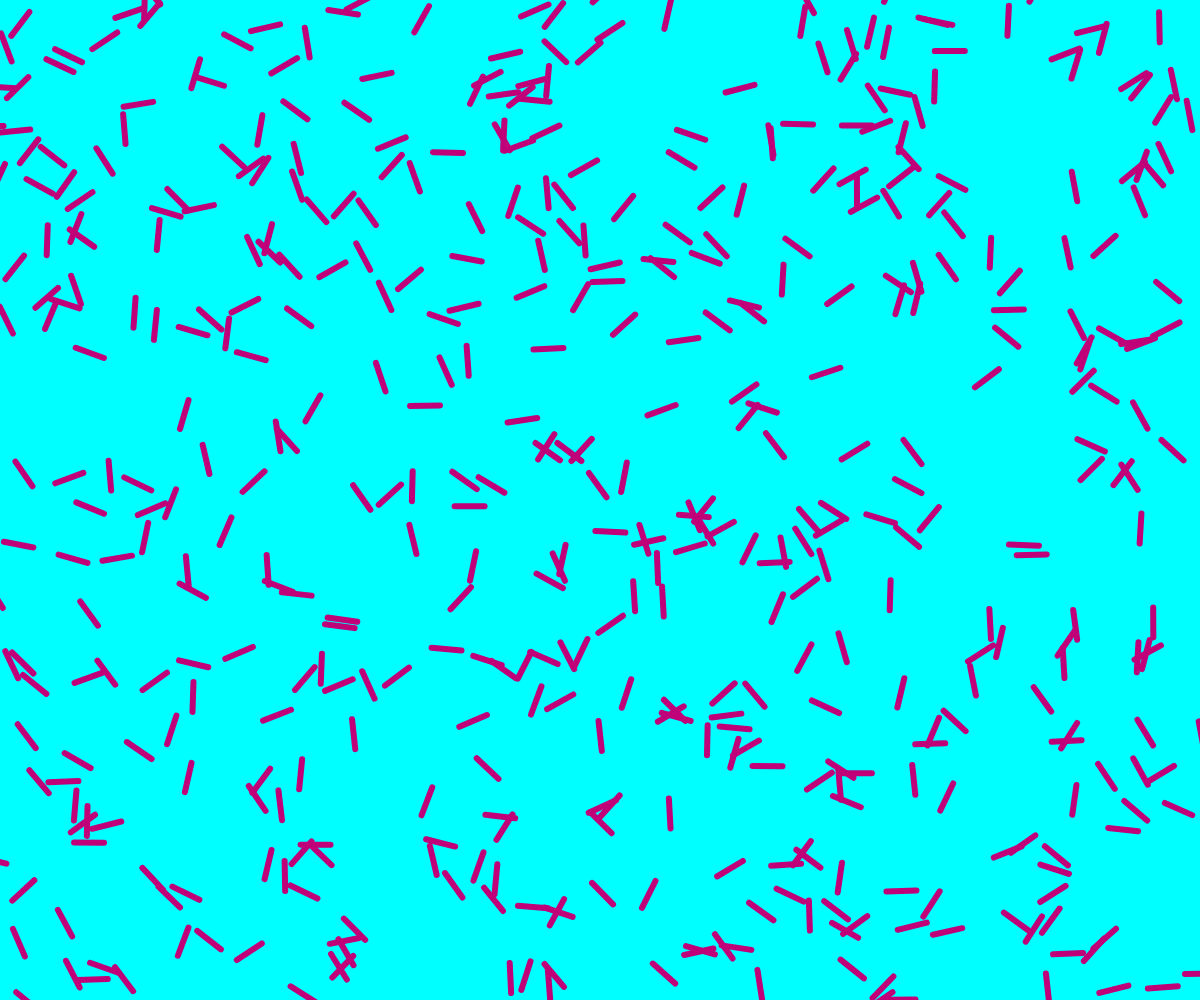
Frame 1 (no input)
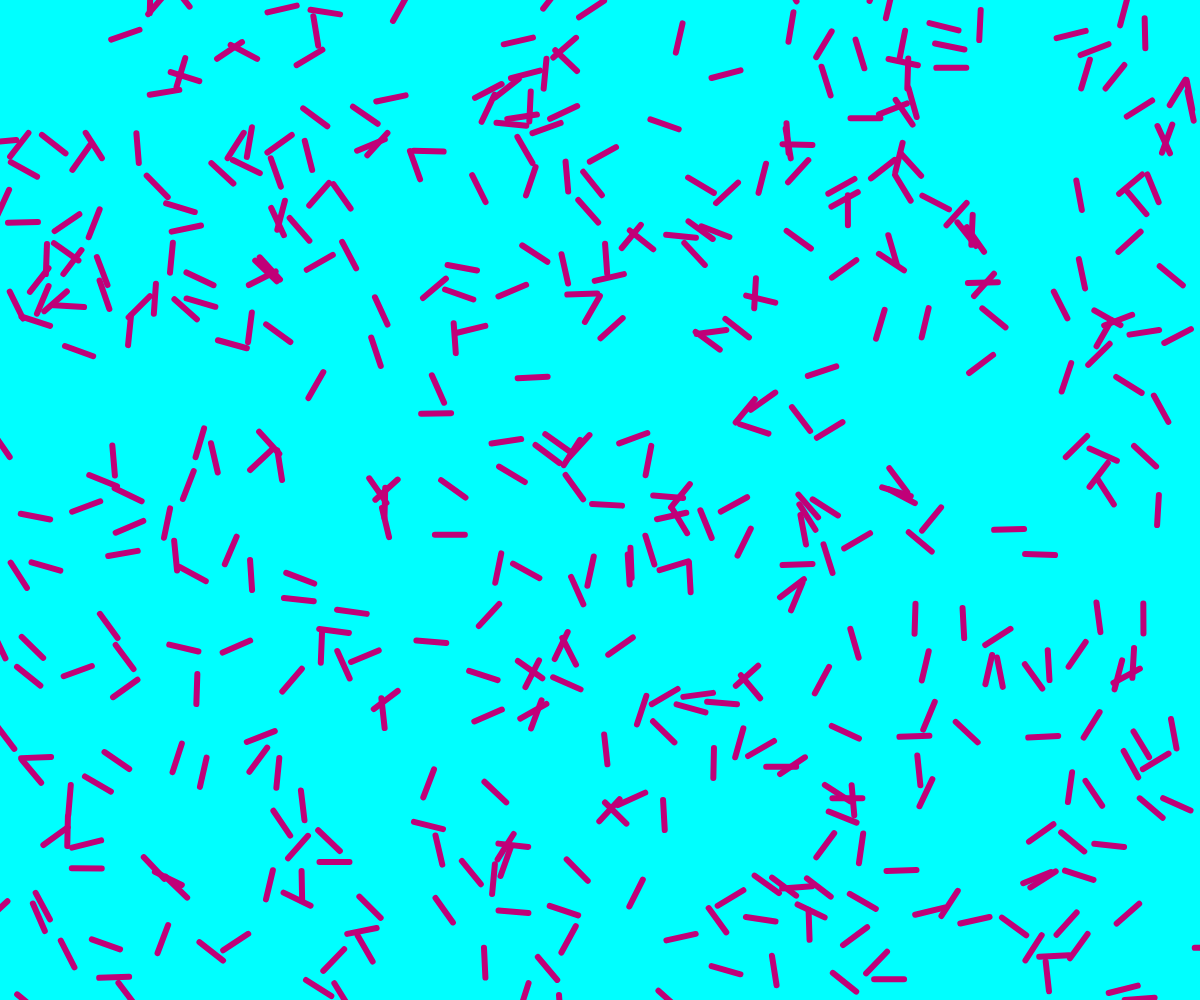
Frame 60 (no input)
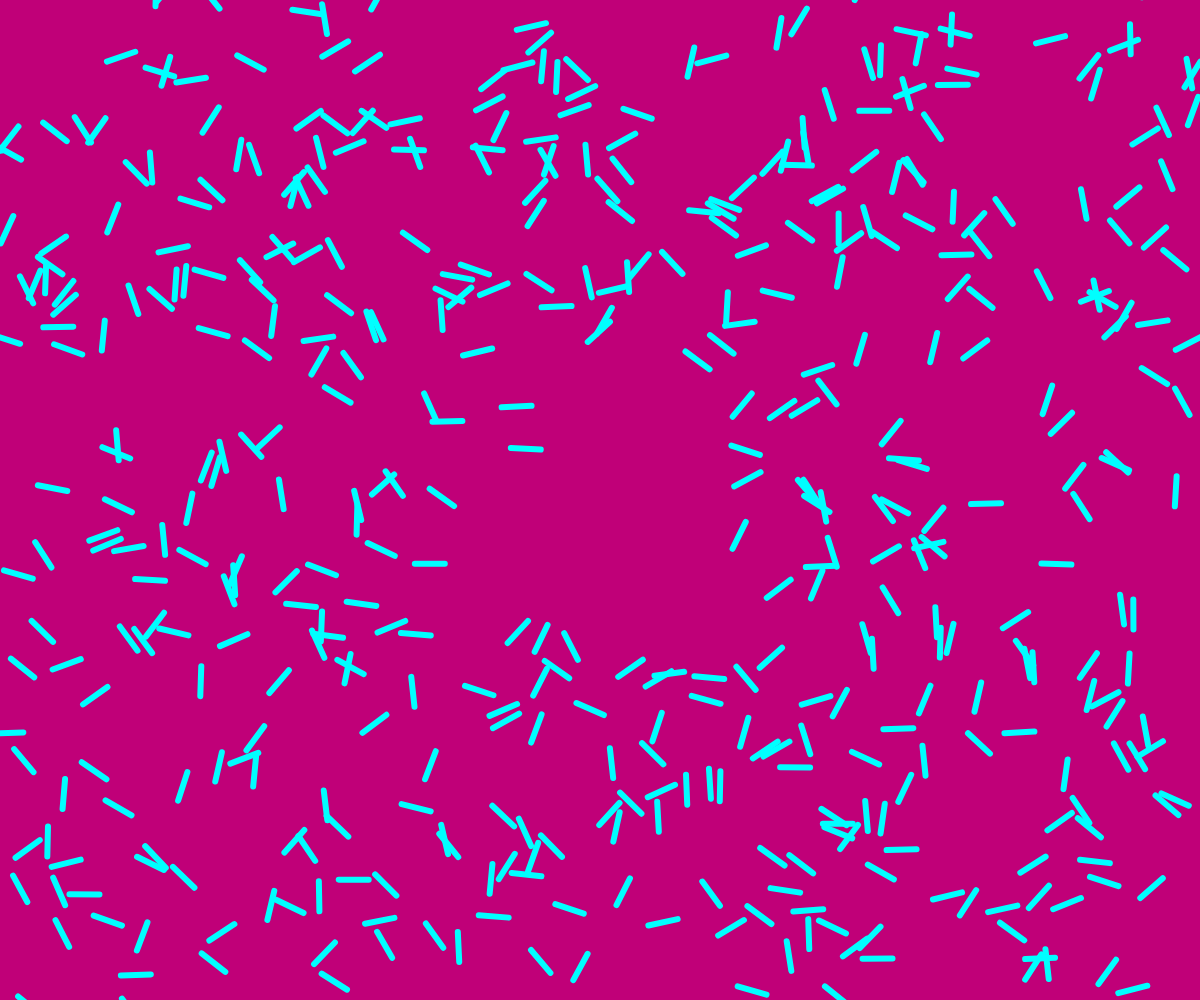
Frame 120 (the mouse pressed at the canvas centre since frame 60)

The p5.js sketch that drew these frames (run headless with seeded random() and noise() and a simulated clock; from frame 60 on, the mouse is pressed at the canvas centre):

// p5.js sketch
// ── sketch.js
let linhas = [];

function setup() {
  createCanvas(windowWidth, windowHeight);
  background(0, 220, 220);

  for (let i = 0; i < 480; i++) {
    linhas.push({
      x: random(width),
      y: random(height),
      angulo: random(TWO_PI),
      vx: random(-0.5, 0.5),
      vy: random(-0.5, 0.5)
    });
  }
}

function draw() {
  if (mouseX < width / 2) {
    background(0, 255, 255);
    stroke(192, 0, 120);
  } else {
     background(192, 0, 120);
    stroke(0, 255, 255);
  }

  strokeWeight(6);

  for (let linha of linhas) {
    let tamanho = 30;

    linha.x += linha.vx;
    linha.y += linha.vy;

    let distancia = dist(linha.x, linha.y, mouseX, mouseY);
    
    if (distancia < 130) {
    linha.vx += (linha.x - mouseX) * 0.0025;
    linha.vy += (linha.y - mouseY) * 0.0025;
}

    let xFinal = linha.x + cos(linha.angulo) * tamanho;
    let yFinal = linha.y + sin(linha.angulo) * tamanho;

    line(linha.x, linha.y, xFinal, yFinal);
 }
}
function windowResized() {
  resizeCanvas(windowWidth, windowHeight);
}

function adicionarLinhas() {
  for (let i = 0; i < 30; i++) {
    linhas.push({
      x: random(width),
      y: random(height),
      angulo: random(-0.3, 0.3),
      vx: random(0.8, 1.5),
      vy: random(-0.2, 0.2)
    });
  }
}
function keyPressed() {
  if (key === ' ') {
    adicionarLinhas();
  } else if (key === 'x' || key === 'X') {
    linhas = [];
  }
}
